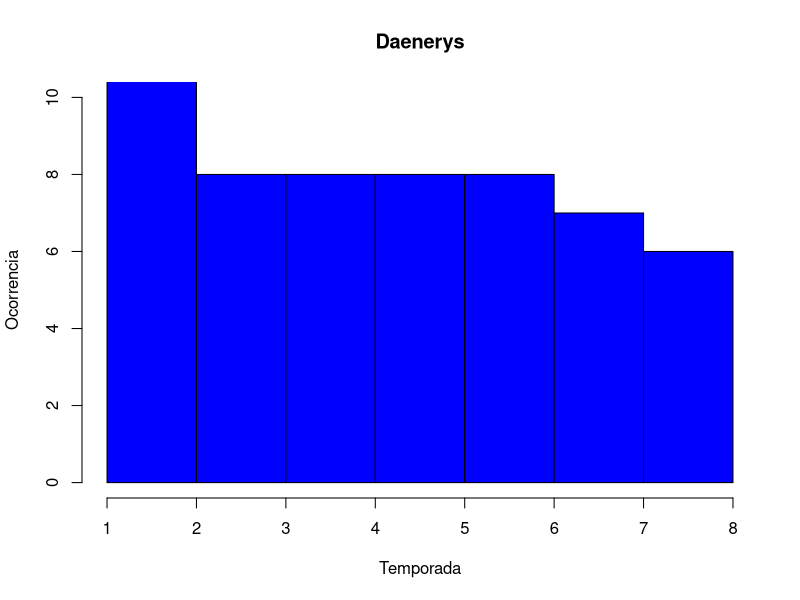

Source code (R):
#Projeto II
#Grupo:
# Andre Luis Vasconcelos (alpvj)
# Joao Vitor Valadares (jvvm)
# Marcos Vinicius Phryston (mvpn)

# Questao 1:
  got = read.csv("GOTFinal.csv", header = TRUE)#getwd()
  
  print(got)

# Questao 2:
  notas = got[, 3];
  #Pegando a media
    mediaNotas = mean(notas)
  #Pegando o desvio padrao
    desvio_padraoNotas = sd(notas)
  #Pegando a moda
    notas = sort(notas);
    resposta = c(0,0);
    auxNota = 0;
    auxQtd = 0;
    for (x in notas){
      if (auxNota != x){
          if (resposta[2] < auxQtd){
            resposta[1] = auxNota;
            resposta[2] = auxQtd;
          }
          auxNota = x;
          auxQtd = 1;
      }else{
        auxQtd = auxQtd + 1;
      }
    }
    modaNotas = resposta[1]
  #Printando a resposta
    print(sprintf("A media das notas e: %f", mediaNotas))
    print(sprintf("O desvio padrao das notas e: %f", desvio_padraoNotas))
    print(sprintf("A moda das notas e: %.1f", modaNotas))
    
#Questao 3:
  audiencia = got[, 5];
  #Pegando a media
    mediaAud = mean(audiencia)
  #Pegando o desvio padrao
    desvio_padraoAud = sd(audiencia)
  #Pegando a mediana
    medianaAud = median(audiencia)
  #Printando a resposta
    print(sprintf("A media das audiencias e: %f", mediaAud))
    print(sprintf("O desvio padrao das audiencias e: %f", desvio_padraoAud))
    print(sprintf("A mediana das audiencias e: %.2f", medianaAud))

#Questao 4:
      episodios = got[, 2]
      #Criando a funcao que printa os episodios com nota >= 9
      funcaoPrint = function(){
        index_x = 0 #um auxiliar para poder pegar o index de x em notas para poder printar
        for (x in notas){
          index_x = index_x + 1
          if (x >= 9)
            print(as.character(episodios[index_x]))
        }
      }
      funcaoPrint()
#Questao 5:
      #Funcao que pega o maior e o menor episodio de uma certa temporada (de acordo com a nota)
      funcaoEpiPorTemp = function(){
        TITULO = c()
        NOTA = c()
        TEMPORADA = c()
        for (temporada_atual in 1:8){
          indiceInit = 0
          indiceFinal = 0
          indexAtual = 0
          jaAchou = FALSE
          for (x in got$Temporada){
            indexAtual = indexAtual + 1
            if (x == temporada_atual)
              if (jaAchou == FALSE){
                indiceInit = indexAtual
                jaAchou = TRUE
              }
              else
                indiceFinal = indexAtual
          }
          arrayEp = episodios[indiceInit:indiceFinal]
          arrayNotas = got[, 3]
          arrayNotas = arrayNotas[indiceInit:indiceFinal]
          #BubbleSort
            indiceX = 0
            indiceJ = 0
            for (i in arrayNotas){
              indiceX = indiceX + 1
              indiceJ = 0
              for (j in arrayNotas){
                indiceJ = indiceJ + 1
                
                if (arrayNotas[indiceX] < arrayNotas[indiceJ]){
                  aux = arrayNotas[indiceX]
                  arrayNotas[indiceX] = arrayNotas[indiceJ]
                  arrayNotas[indiceJ] = aux
                  aux2 = arrayEp[indiceX]
                  arrayEp[indiceX] = arrayEp[indiceJ]
                  arrayEp[indiceJ] = aux2
                }
              }
            }
          #Adicionando nos arrays para criar o dataframe
            TITULO[(temporada_atual*2)-1] = as.character(arrayEp[1])
            TITULO[(temporada_atual*2)] = as.character(arrayEp[length(arrayEp)])
            #print(arrayEp[1], max.levels = 0)
            #print(TITULO[(temporada_atual*2)-1])
            
            NOTA[(temporada_atual*2)-1] = arrayNotas[1]
            NOTA[(temporada_atual*2)] = arrayNotas[length(arrayNotas)]
            
            TEMPORADA[(temporada_atual*2)-1] = temporada_atual
            TEMPORADA[(temporada_atual*2)] = temporada_atual
        
        }
        
        df = data.frame(TITULO, NOTA, TEMPORADA)
        print(df)
      }
      
      funcaoEpiPorTemp()
      
#Questao 6:
      menorDP = function(){
        arrayDosDP = c()
        for (temporada_atual in 1:8){
          indiceInit = 0
          indiceFinal = 0
          indexAtual = 0
          jaAchou = FALSE
          for (x in got$Temporada){
            indexAtual = indexAtual + 1
            if (x == temporada_atual)
              if (jaAchou == FALSE){
                indiceInit = indexAtual
                jaAchou = TRUE
              }
            else
              indiceFinal = indexAtual
          }
          arrayAudiencia = got[, 5]
          arrayAudiencia = arrayAudiencia[indiceInit:indiceFinal]
          desvPad = sd(arrayAudiencia)
          arrayDosDP[temporada_atual] = desvPad
        }
        melhorTemp = 0
        indexAtual = 0
        menorDP = Inf
        for(x in arrayDosDP){
          indexAtual = indexAtual + 1
          if (x < menorDP){
            menorDP = x
            melhorTemp = indexAtual
          }
        }
        #print(arrayDosDP)
        return (melhorTemp)
      }
      print(sprintf("A temporada com menor desvio padrao e: %d", menorDP()))
      
#Questao 7:
      arrayPers = got[, 4]
      arrayNotas = got[, 3]
      contador = 0
      somaNotas = 0
      indexAtual = 0
      for (x in arrayPers){
        indexAtual = indexAtual + 1
        if (grepl("Brienne of Tarth", as.character(x))){#(Gwendoline Christie)
          contador = contador + 1 
          somaNotas = somaNotas + arrayNotas[indexAtual]
          #print(as.character(got$Episodio[indexAtual]))
          #print(arrayNotas[indexAtual])
        }
      }
      mediaBrienne = somaNotas/contador
      print(sprintf("A media das notas dos episodios em que Brienne aparece e: %.1f",mediaBrienne))

#Questao 8:
      funcaoDeRepetidos4Temp  = function(){
        stringComTodoMundo = ""
        for (x in 31:40){
            #strsplit(as.character(arrayPers[x]), split=",")
          stringComTodoMundo = paste0(stringComTodoMundo, as.character(arrayPers[x]))
          stringComTodoMundo = paste0(stringComTodoMundo, ",")
        }
        arrayTodosOsPersonagens = unlist(strsplit(stringComTodoMundo, ","))
        arrayPersonagens4 = arrayTodosOsPersonagens
        arrayTodosOsPersonagens = unique(arrayTodosOsPersonagens)
  
        arrayRepetido = c()
        for (x in 1:41){
          arrayRepetido[x] = 0
        }
        indexAtual = 0
        for (x in arrayTodosOsPersonagens){
          indexAtual = indexAtual + 1
          for (y in arrayPersonagens4){
            if (x == y){
              arrayRepetido[indexAtual] = arrayRepetido[indexAtual] + 1
            }
          }
        }
        #print(arrayRepetido)
        arrayDoRetorno = c()
        contador = 0
        indexAtual = 0
        for (x in arrayRepetido){
          indexAtual = indexAtual + 1
          if (x == 1){
            #print(arrayTodosOsPersonagens[indexAtual])
            contador = contador + 1
            arrayDoRetorno[contador] = arrayTodosOsPersonagens[indexAtual]
          }
        }
        return (arrayDoRetorno)
      }
      print(funcaoDeRepetidos4Temp())
#Questao 9:
      histogramaPersonagem = function(personagem){
        aparicoesPorTemp = c(0, 0, 0, 0, 0, 0, 0, 0)
        indexAtual = 0
        for (x in got$Temporada){
          indexAtual = indexAtual +1
          if (grepl(personagem, as.character(got$Personagens[indexAtual]))){
            aparicoesPorTemp[x] = aparicoesPorTemp[x] + 1
          }
        }
        return (aparicoesPorTemp)
      }#Bran Stark(Isaac Hempstead)
      nome = "Daenerys"
      arrayParaHisto = histogramaPersonagem(nome)
      print(arrayParaHisto)
      novoArrayFreq = c()
      indexAtual = 0
      contador = 0
      for (x in arrayParaHisto){
        contador = contador +1
        if (x > 0){
          for (y in 1:x){
            indexAtual = indexAtual +1
            novoArrayFreq[indexAtual] = contador
          }
        }
      }
      hist(novoArrayFreq,
           main = nome,
           ylab = "Ocorrencia",
           xlab = "Temporada",
           border = "black",
           col = "blue",
           xlim = c(1, 8),
           #ylim = c(0,max(arrayParaHisto))
           ylim = c(0,10)
          )
      #print(got$Personagens[1])
      #print(arrayParaHisto)

      